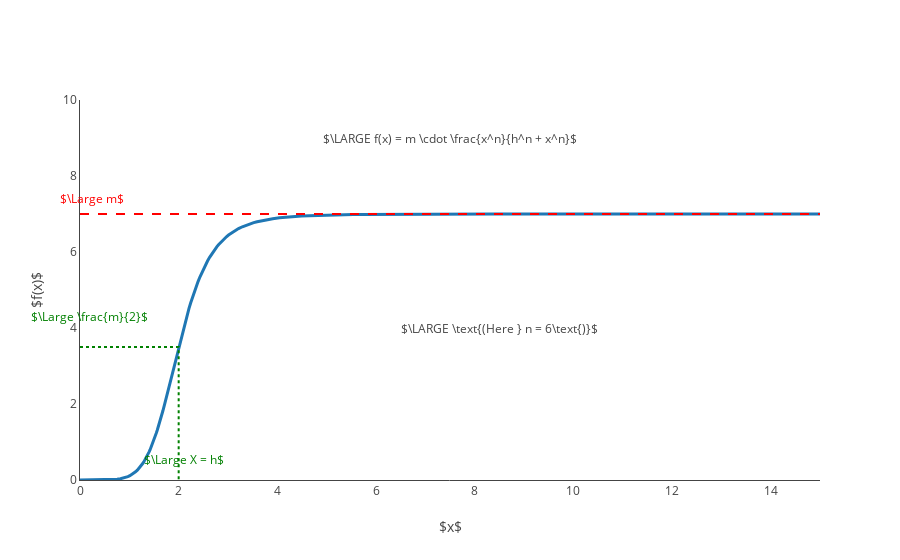

Notebook source saved alongside this figure:
### Markdown cell above
# Variation on the above: a sigmoid function

It has an “S” shape (sort of), which is where the term “sigmoid” comes from. It also increases only up to a maximum (saturation) level, but it starts out flat (horizontal) for low $x$ values, then curves upward, before leveling off. 

Parameters:
 - $m =$ the saturation level, the value that $f(x)$ approaches as $x$ gets large (think $m$ for ***maximum***)
 - $h =$ the ***half-saturation point***, the $x$ value at which $f(x) = \frac{1}{2}m$
 - $n =$ the exponent, which controls the ***steepness*** of the transition from low values to high values

### Code cell
xmax=15
m = 7
h = 2
n = 6
def f(x): return m * x**n / (h**n + x**n)

figure, plot = pm.make_figure()
figure.layout.update(showlegend=False)
plot.axes_ranges((0, xmax), (0, 10))
plot.axes_labels("$x$", "$f(x)$")
plot.function(f, (0, xmax), line_width=3)
plot.text(r"$\LARGE f(x) = m \cdot \frac{x^n}{h^n + x^n}$", (xmax/2, 9))
plot.text(fr"$\LARGE \text{{(Here }} n = {n}\text{{)}}$", ((h + xmax)/2, 4))
plot.lines(((0, m), (xmax, m)), color="red", line_dash="dash")
plot.text(r"$\Large m$", (0.25, m + 0.4), color="red")
plot.lines(((0, m/2), (h, m/2), (h, 0)), color="green", line_dash="dot")
plot.text(r"$\Large X = h$", (h + 0.1, 0.55), color="green")
plot.text(r"$\Large \frac{m}{2}$", (0.2, m/2 + 0.8), color="green")

figure

### Figure 1 — Plotly figure (JSON) as saved in the notebook; plotly's stock layout.template omitted (floating-point values rounded to 4 significant figures; data arrays with more than 128 entries replaced by an {"elided": "..."} marker saying what was removed)
{"data": [{"line": {"shape": "linear", "smoothing": 0, "width": 3}, "mode": "lines", "type": "scatter", "x": {"elided": "165 float values"}, "xaxis": "x", "y": {"elided": "165 float values"}, "yaxis": "y"}, {"line": {"color": "red", "dash": "dash", "shape": "linear", "smoothing": 0}, "mode": "lines", "type": "scatter", "x": [0, 15], "xaxis": "x", "y": [7, 7], "yaxis": "y"}, {"line": {"color": "green", "dash": "dot", "shape": "linear", "smoothing": 0}, "mode": "lines", "type": "scatter", "x": [0, 2, 2], "xaxis": "x", "y": [3.5, 3.5, 0], "yaxis": "y"}], "layout": {"annotations": [{"showarrow": false, "text": "$\\LARGE f(x) = m \\cdot \\frac{x^n}{h^n + x^n}$", "x": 7.5, "xref": "x", "y": 9, "yref": "y"}, {"showarrow": false, "text": "$\\LARGE \\text{(Here } n = 6\\text{)}$", "x": 8.5, "xref": "x", "y": 4, "yref": "y"}, {"font": {"color": "red"}, "showarrow": false, "text": "$\\Large m$", "x": 0.25, "xref": "x", "y": 7.4, "yref": "y"}, {"font": {"color": "green"}, "showarrow": false, "text": "$\\Large X = h$", "x": 2.1, "xref": "x", "y": 0.55, "yref": "y"}, {"font": {"color": "green"}, "showarrow": false, "text": "$\\Large \\frac{m}{2}$", "x": 0.2, "xref": "x", "y": 4.3, "yref": "y"}], "showlegend": false, "xaxis": {"anchor": "y", "domain": [0, 1], "range": [0, 15], "title": {"text": "$x$"}}, "yaxis": {"anchor": "x", "domain": [0, 1], "range": [0, 10], "title": {"text": "$f(x)$"}}}}
